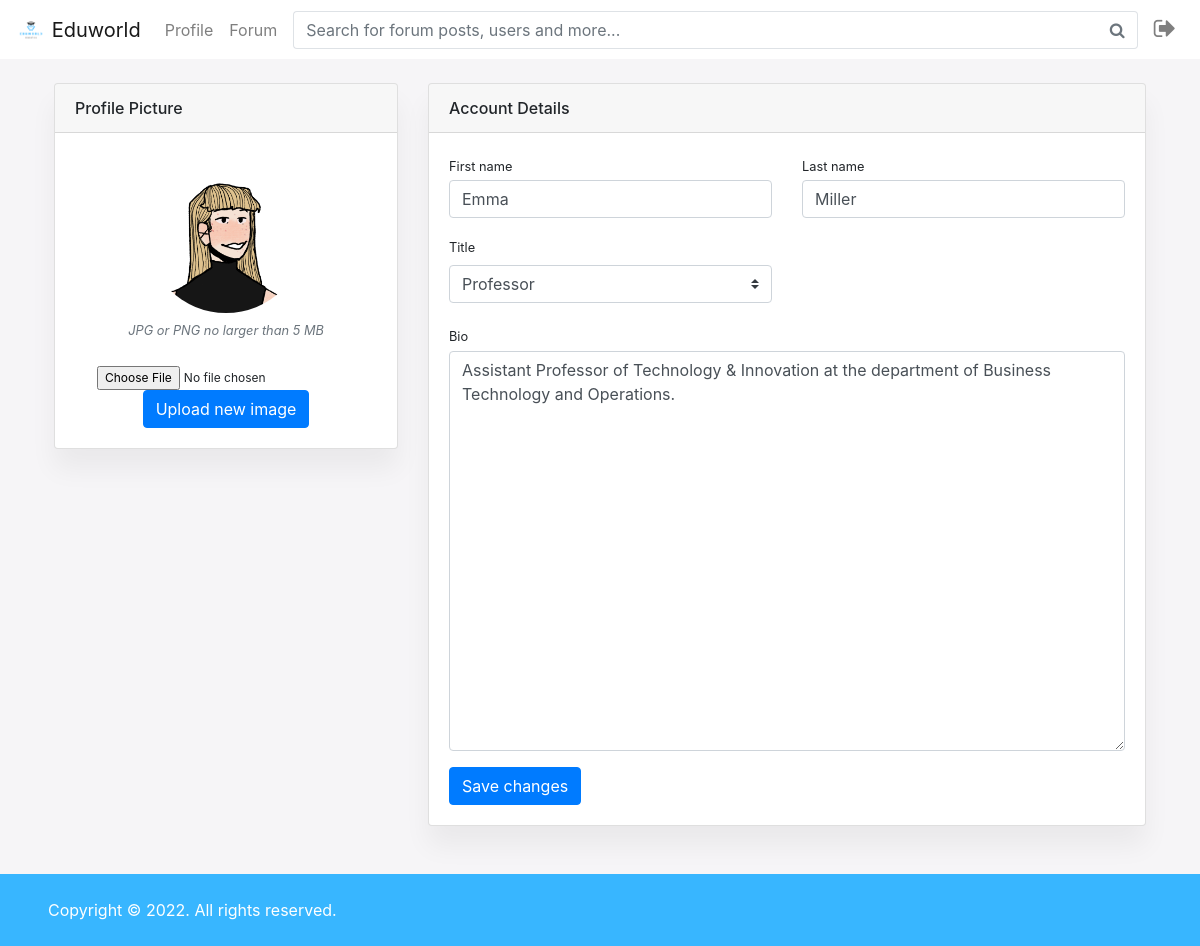
Screenshot of /edit/1 (signed in) with the database file from the repository.
### eduworld/models.py (models this page shows, shortened)
class Complementos(models.Model):
    usuario = models.ForeignKey(User, on_delete=models.CASCADE, related_name="MoreUser")
    bio = models.TextField(blank=True)
    collection = models.ManyToManyField(Gadgets) ###########
    collection_number = models.BigIntegerField(default="0") ###########
    classmates = models.ManyToManyField(Aluno, related_name="alunosss", default=None, blank=True) ###########3
    classmates_number = models.BigIntegerField(default="0") ##############2
    connections = models.ManyToManyField(User, related_name="pessoas", default=None, blank=True)
    connections_number = models.BigIntegerField(default="0")
    library_itens = models.CharField(max_length=200, blank=True)
    library_itens_number = models.BigIntegerField(default="0")
    saring_score = models.BigIntegerField(default="0")
    foto = models.ImageField(null=True, blank=True, upload_to="images/") ##############

class Teacher(models.Model):
    id = models.IntegerField(primary_key=True, editable=False)
    usuario = models.ForeignKey("User", on_delete=models.CASCADE, related_name="usuario_id")
    call = models.CharField(max_length=300)
    name = models.CharField(max_length=200)
    last_name = models.CharField(max_length=200)
    completo = models.BooleanField(default=False)

### eduworld/views.py (the view, shortened to what this page needs)
# urls.py: path("edit/<int:pk>", views.edit, name="edit"),
@login_required
def edit(request, pk):
    if not is_complete(request.user.id):
        return HttpResponseRedirect(reverse("complete", args=[request.user.id]))
    type_of_user = aluno_ou_prof(pk)
    DONO = True
    if pk != request.user.id:
        DONO = False
        return render(request, "eduworld/edit.html", {"DONO":DONO})
    if type_of_user == 'student':
        gerais = Aluno.objects.filter(usuario=pk).values()
    elif type_of_user == 'prof':
        gerais = Teacher.objects.filter(usuario=pk).values()
    else:
        return render(request, "eduworld/profile.html", {"NOT_FOUND":True})
    comps = Complementos.objects.filter(usuario=pk).values()
    form = imagem
    return render(request, "eduworld/edit.html", {"DONO":DONO, "type_of_user":type_of_user, "gerais":gerais, "comps":comps,
                                                    "loc":comps[0]['foto']})

### eduworld/views.py (called while the page is built)
def is_complete(pk):
    aluno = Aluno.objects.filter(usuario=pk).values('completo')
    prof = Teacher.objects.filter(usuario=pk).values('completo')
    if aluno or prof:
        return True
    else:
        return False

def aluno_ou_prof(pk):
    aluno = Aluno.objects.filter(usuario=pk).values('completo')
    if aluno:
        return 'student'
    else:
        prof = Teacher.objects.filter(usuario=pk).values('completo')
        if prof:
            return 'prof'
        else:
            return False

### eduworld/templates/eduworld/edit.html (shortened to what this page needs)
{% extends "eduworld/layoutLOG.html" %}
{% load static %}
{% block body %}
{% if DONO %}
<div class="container-xl px-4 mt-4" style="margin-top:20px;">
    <div class="row">
        <div class="col-xl-4">
            <div class="card mb-4 mb-xl-0">
                <div class="card-header">Profile Picture</div>
                <div class="card-body text-center">
                    {% if loc %}
                        <img class="img-account-profile rounded-circle mb-2" src="/media/{{loc}}" alt="">
                    {% else %}
                        <img class="img-account-profile rounded-circle mb-2" src="https://icon-library.com/images/no-user-image-icon/no-user-image-icon-27.jpg" alt="">
                    {% endif %}
                    <div class="small font-italic text-muted mb-4">JPG or PNG no larger than 5 MB</div>
                    <form method="POST" enctype="multipart/form-data">
                        <input type="file" value="Upload new image" name="updateimagem" style="font-size:12px;"></input>
                        <br>
                        <input class="btn btn-primary" type="submit" value="Upload new image" name="salvarimagem"></input>
                    </form>
                </div>
            </div>
        </div>
        <div class="col-xl-8">
            <div class="card mb-4">
                <div class="card-header">Account Details</div>
                <div class="card-body">
                    <form method="POST" action="{% url 'edit' user.id %}">
                        {% for geral in gerais %}
                        <div class="row gx-3 mb-3">
                            <div class="col-md-6">
                                <label class="small mb-1" for="inputFirstName">First name</label>
                                <input required name="first_name" class="form-control" id="inputFirstName" type="text" placeholder="First name" value="{{geral.name}}">
                            </div>
                            <div class="col-md-6">
                                <label class="small mb-1" for="inputLastName">Last name</label>
                                <input required name="last_name" class="form-control" id="inputLastName" type="text" placeholder="Last name" value="{{geral.last_name}}">
                            </div>
                        </div>
                        {% if type_of_user == 'student' %}
                        <div class="row gx-3 mb-3">
                            <div class="col-md-6">
                                <label class="small mb-1" for="inputOrgName">School</label>
                                <input required name="school" class="form-control" id="inputOrgName" type="text" placeholder="School name" value="{{geral.school}}">
                            </div>
                            <div class="col-md-6">
                                <label class="small mb-1" for="inputLocation">Education</label>
                                <select required class="form-control" id="jj" name="education">
                                    <option selected style="color:gray;">{{geral.level}}</option>
                                    <option value="Primary [elementary] School">Primary [elementary] School</option>
                                    <option value="Midle School">Midle School</option>
                                    <option value="Secondary [high] School">Secondary [high] School</option>
                                    <option value="Postsecondary [tertiary] Education">Postsecondary [tertiary] Education</option>
                                  </select>
                            </div>
                        </div>
                        {% else %}
                        <div class="row gx-3 mb-3">
                        <div class="col-md-6">
                            <label class="small mb-1" for="inputLocation">Title</label>
                            <select required class="custom-select my-1 mr-sm-2" id="inlineFormCustomSelectPref" name="titulo">
                                <option selected style="color:gray;">{{geral.call}}</option>
                              </select>
                        </div>
                    </div>
                        {% endif %}
                        {% endfor %}
                        {% for comp in comps %}
                        <div class="mb-3">
                            <label class="small mb-1" for="inputEmailAddress">Bio</label>
                            <textarea name="bio" class="form-control" id="inputEmailAddress" type="text">{{comp.bio}}</textarea>
                        </div>
                        {% endfor %}
                        <input class="btn btn-primary" type="submit" value="Save changes" name="salvar"></input>
                    </form>
                </div>
            </div>
        </div>
    </div>
</div>
{% endif %}
{% endblock %}

### eduworld/static/eduworld/styles.css (style rules this page uses)
body { background: #f6f5f7; }
textarea { min-height: 400px; }
.form-control { font-size: 15px; }
.form-control, .form-control:focus, .input-group-text { border-color: #e1e1e1; }
.form-control, .btn { border-radius: 3px; }
body { margin-top:20px; }
.img-account-profile { height: 10rem; }
.rounded-circle { border-radius: 50% !important; }
.card { box-shadow: 0 0.15rem 1.75rem 0 rgb(33 40 50 / 15%); }
.card .card-header { font-weight: 500; }
.card-header:first-child { border-radius: 0.35rem 0.35rem 0 0; }
.card-header { padding: 1rem 1.35rem; margin-bottom: 0; background-color: rgba(33, 40, 50, 0.03); border-bottom: 1px solid rgba(33, 40, 50, 0.125); }
.form-control, .dataTable-input { display: block; width: 100%; padding: 0.875rem 1.125rem; font-size: 0.875rem; font-weight: 400; line-height: 1; color: #69707a; background-color: #fff; background-clip: padding-box; border: 1px solid #c5ccd6; -webkit-appearance: none; -moz-appearance: none; appearance: none; border-radius: 0.35rem; transition: border-color 0.15s ease-in-out, box-shadow 0.15s ease-in-out; }
.card { box-shadow: 0 20px 27px 0 rgb(0 0 0 / 5%); }
.card { position: relative; display: flex; flex-direction: column; min-width: 0; word-wrap: break-word; background-color: #fff; background-clip: border-box; border: 0 solid rgba(0,0,0,.125); border-radius: 1rem; }

### rows the page displays
Complementos: foto (picture), bio "Assistant Professor of Technology & Innovation at the department of Business Technology and Operations."
Teacher: first_name "Emma", last_name "Miller", titulo "Professor"
